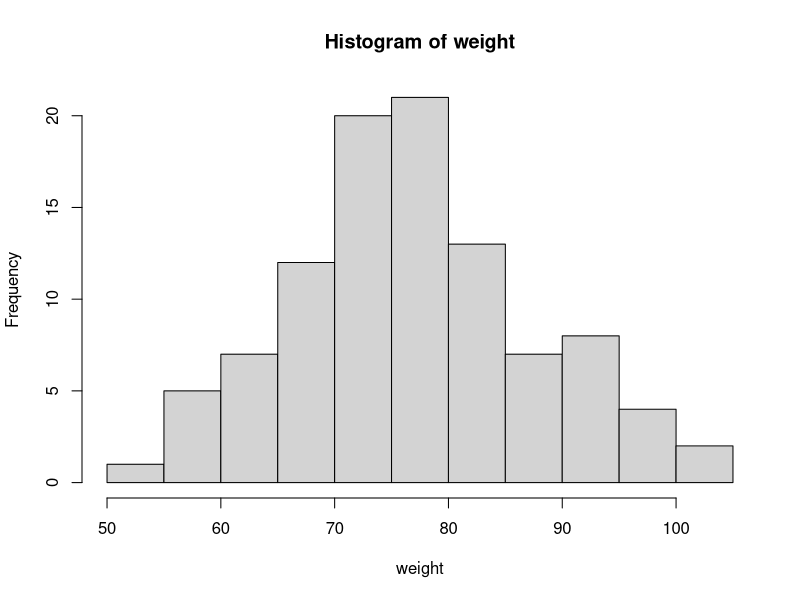
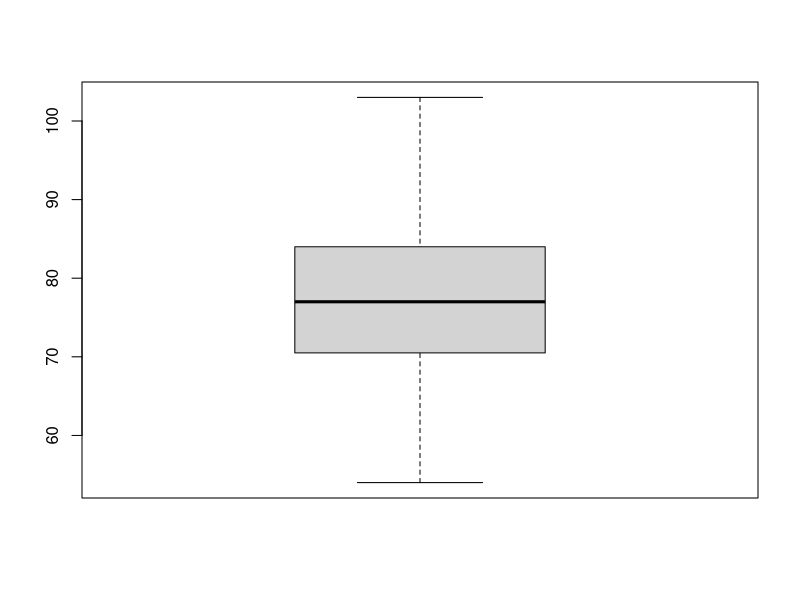
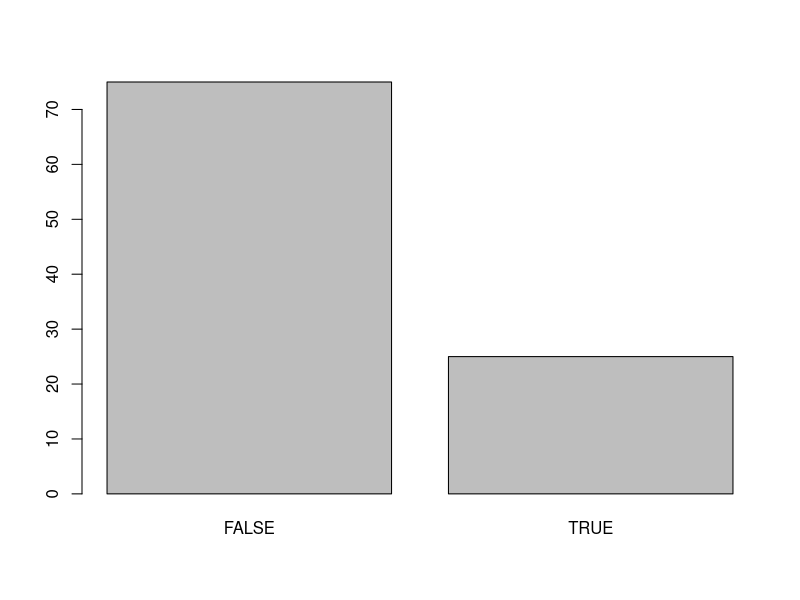
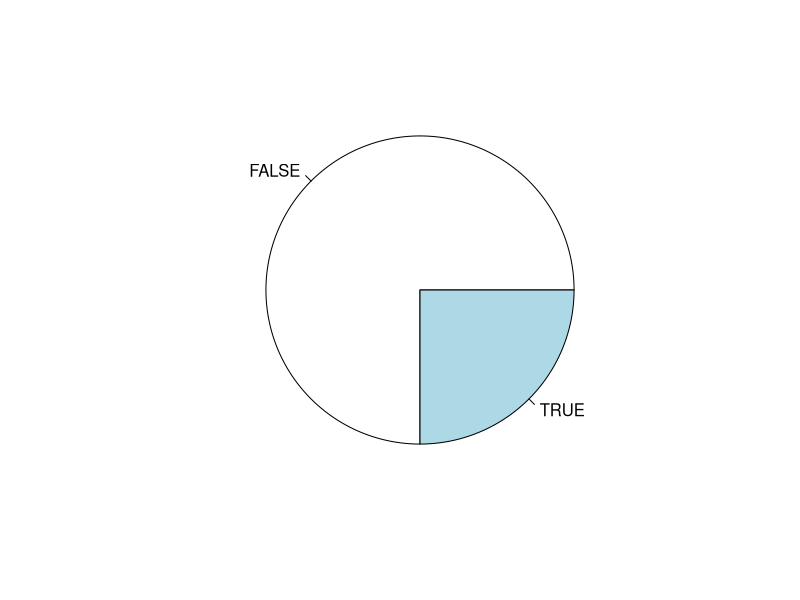
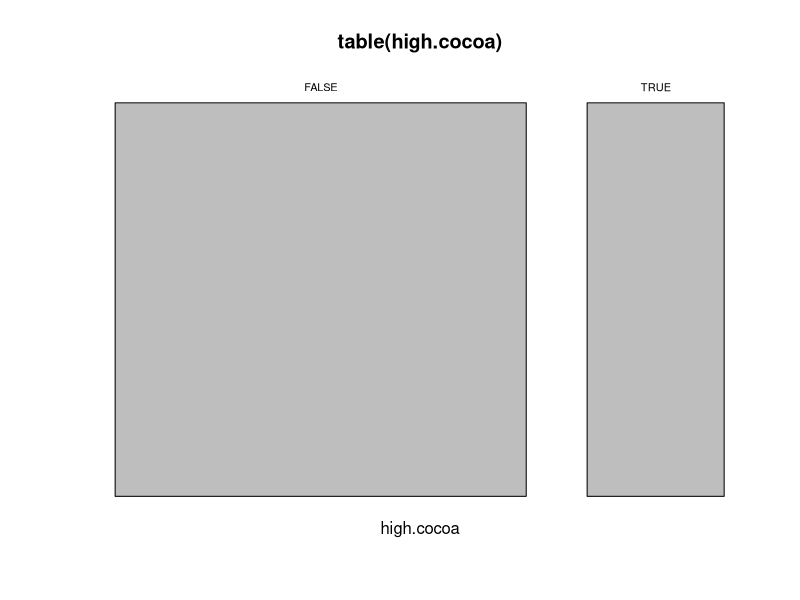
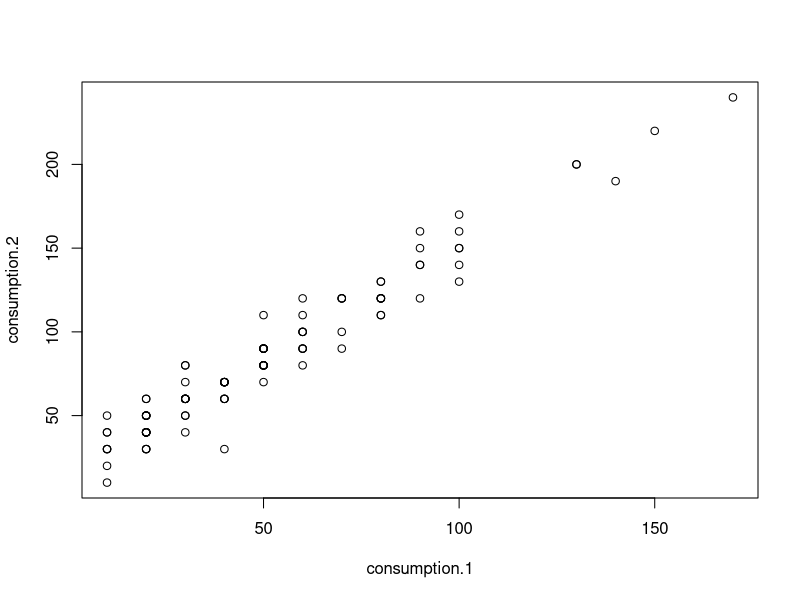
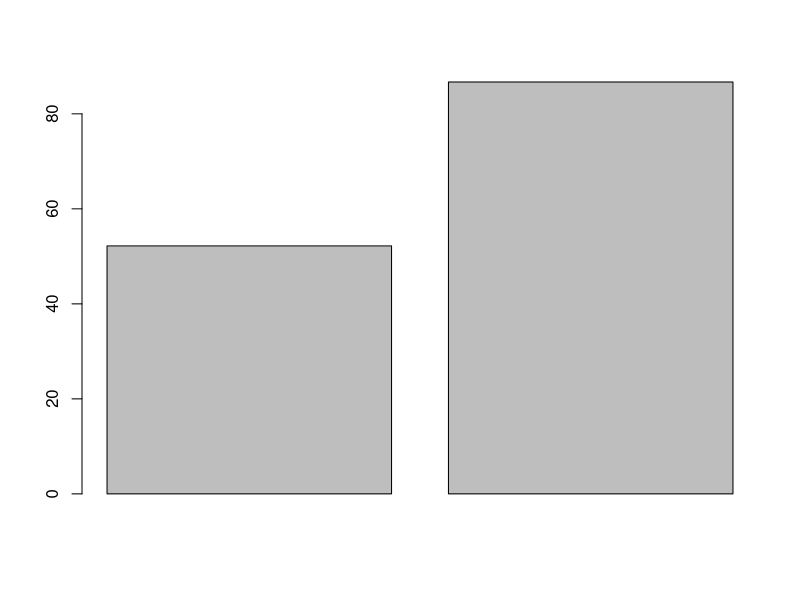
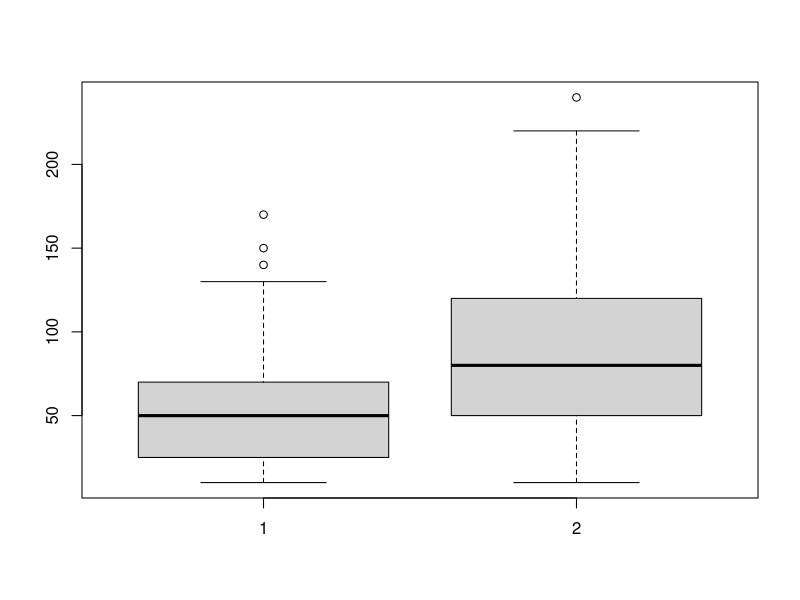

The R source for these figures, in order:
#######################################
### Graphics: Commands and Options ####
#######################################

#1. Data frame (loading and description)
#2. Some examples for commands
#3. Flexibility of plot command
#4. Options in plot commands
#5. Low level commands

### 1. Data frame (loading and description)

# In the following you will work on a dataset on chocolate consumption
setwd("D:/Dokumente und Einstellungen/Sonja/Desktop/useR/scRipt/data")
chocolate <- read.csv("chocolate.csv")
attach(chocolate)

# chocolate.csv is a simulated dataset with 100 observations.
# It contains the following variables:
consumption.1
    #daily consumption of chocolate in situation 1
consumption.2
    #daily consumption of chocolate in situation 2
fair.trade
    #prefers fair trade chocolate
high.cocoa
    #prefers chocolate with high cocoa content
weight
    #weight of person
    
### 2. Some examples for commands

# Plot commands allow you to survey your data

# Here are some examples for 1 variable:
hist(weight)
  #
boxplot(weight)
  #
barplot(table(fair.trade))
  #
pie(table(fair.trade))
  #
mosaicplot(table(high.cocoa))
  #

# And some examples for 2 variables
plot(consumption.1, consumption.2)
  #
barplot(c(mean(consumption.1), mean(consumption.2)))
  #
boxplot(list(consumption.1, consumption.2))
  #
mosaicplot(table(high.cocoa, fair.trade))
  #

# And one example for many variables
pairs(chocolate)
  #
chocolate.cont <- data.frame(consumption.1, consumption.2, weight)
pairs(chocolate.cont)
  #

### 3. Flexibility of plot command

#Most of the upper commands need a special object to work on
#The plot command adjusts to your object 
#(that does not mean that it adjust to your expectation, how the plot should look like)

#a single vector
plot(consumption.1)
  #

#two vectors
plot(consumption.1, consumption.2)
  #

#data frame or matrix
plot(chocolate.cont)
  #

#distribution/function
plot(dnorm)
  #
plot(dnorm, -3, 3) #with range
  #

#time series
plot(AirPassengers)
  #

#formulae/lm-object
one.regression <- lm(weight ~ consumption.1)
plot(one.regression)
  #

### 4. Options in plot commands

#When you got a plot and want to present it, you may want to alter some things
#Advice: Do it step by step: arrange the data, do the plot, alter the plot step by step

#Here are two examples

#Example 1: Scatterplot

plot(consumption.1, weight,                         #original plot
     xlab = "Chocolate consumption in g",           #axis: labels
     ylab = "Weight in kg",
     xlim = c(0, 250),                              #axis: range
     ylim = c(0, 120),
     main = "Chocolate consumption and weight",     #title
     pch = as.numeric(high.cocoa),                  #different shapes for points
     bty = "n"                                      #no box around graphic
     )
  #

#Example 2: Comparing different consumer groups

group.means <- tapply(consumption.2, data.frame(fair.trade, high.cocoa), mean)
group.means

barplot(group.means, 
        beside = TRUE,                                  #bars next to each other
        col = c("red", "green", "darkred", "darkgreen"),  #add colors (see color chart in folder materials)
        ylab = "Chocolate consumption",                 #labels for axes
        xlab = "Groups",
        ylim = c(0, 100),                               #range of y-axis
        legend.text = c("normal", "fair trade", "high cocoa", "both"), #legend text
        axisnames = FALSE,                              #no axis names
        space = c(0.2, 0.8)                             #space between grouped and not grouped bars
        )
  #

# 5. Low level commands

#Until now we worked with high level commands.
#High level commands produce (new) graphics.
#Low level commands add additional elements to existing graphics.

#Recall example 1 from above

plot(consumption.1, weight,                         #original plot
     xlab = "Chocolate consumption in g",           #axis: labels
     ylab = "Weight in kg",
     xlim = c(0, 250),                              #axis: range
     ylim = c(0, 120),
     main = "Chocolate consumption and weight",     #title
     pch = as.numeric(high.cocoa),                  #different shapes for points
     bty = "n"                                      #no box around graphic
     )

#Add regression line
one.regression <- lm(weight ~ consumption.1)
abline(one.regression)

#Add legend
legend(150, 40,                                                    #place
      pch = c(0, 1),                                               #different shapes for points
      legend = c("normal", "high cocoa"))                          #text

#Add an mathematical annotation
 text(150, 60,                                                      #position
      expression(italic(Y)==alpha[0]+alpha[1]*X+italic(epsilon)),     #expression
      adj = 0)                                                      #adjustment
?plotmath                #help on expressions

#Add an arrow
arrows(150, 65, 115, 90,                                            #from - to - coordinates
       length = 0.15)                                               #size


#Recall example 2 from above

barplot(group.means, 
        beside = TRUE,                                 #bars next to each other
        col = c("red", "green", "darkred", "darkgreen"),  #add colors
        ylab = "Chocolate consumption",                #labels for axes
        xlab = "Groups",
        ylim =c (0, 100),                              #range of y-axis
        #legend.text = c("normal", "fair trade", "high cocoa", "both"), #legend text
        axisnames = FALSE,                             #no axis names
        space = c(0.2, 0.8)                            #space between grouped and not grouped bars
        )

#Now place the legend more adequately and with smaller letters
legend(2.2, 100,                                             #place
  fil = c("red", "green", "darkred", "darkgreen"),           #colors
  cex = 0.8,                                                 #smaller letters
  legend = c("normal", "fair trade", "high cocoa", "both"))  #text

detach(chocolate)

### End of script ###





